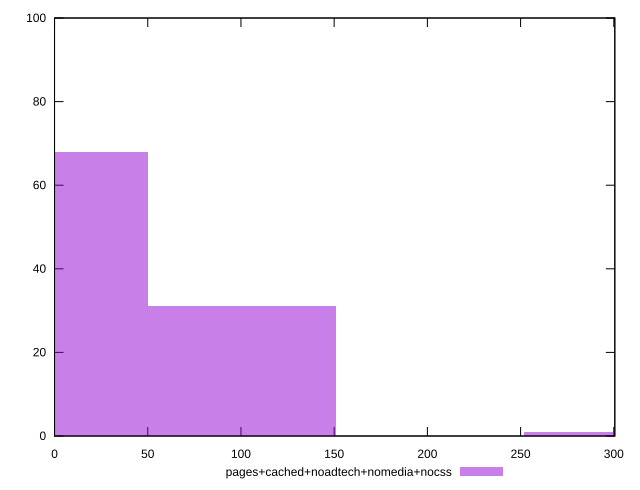

This figure's gnuplot source:
reset

$pagesCachedNoadtechNomediaNocss <<EOF
302.1336209339138 1
0 68
100.71120697797126 31
EOF

set key outside below
set boxwidth 100.71120697797126
set xrange [0:300.548]
set yrange [0:100]
set trange [0:100]
set style fill transparent solid 0.5 noborder
set terminal svg size 640, 490 enhanced background rgb 'white'
set output "report_00018_2021-02-10T15-25-16.877Z/uses-rel-preconnect/comparison/histogram/4_vs_5.svg"

plot $pagesCachedNoadtechNomediaNocss title "pages+cached+noadtech+nomedia+nocss" with boxes

reset
